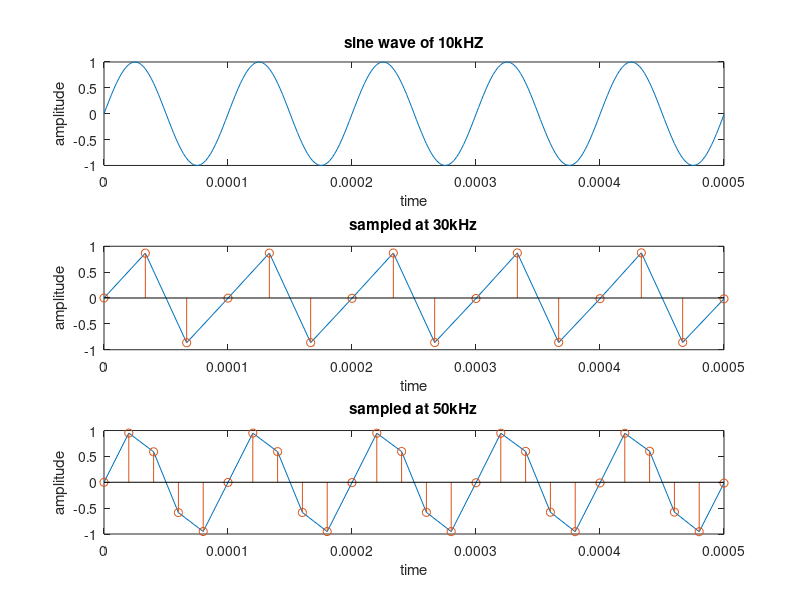

Here is the MATLAB script that generated this plot:
clc
clear all
F=500e3;
f=10e3;
t=0:1/F:5/f;
x=sin(2*3.14*f*t);
subplot(3,1,1);
plot(t,x);
xlabel('time');
ylabel('amplitude');
title('sine wave of 10kHZ');

fs1=30e3;
t1=0:1/fs1:5/f;
x1=sin(2*3.14*f*t1);
subplot(3,1,2);
plot(t1,x1);
hold on;
stem(t1,x1);
xlabel('time');
ylabel('amplitude');
title('sampled at 30kHz');

fs2=50e3;
t2=0:1/fs2:5/f;
x2=sin(2*3.14*f*t2);
subplot(3,1,3);
plot(t2,x2);
hold on;
stem(t2,x2);
xlabel('time');
ylabel('amplitude');
title('sampled at 50kHz');
